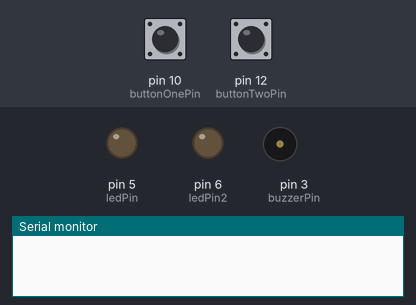
Simulated run of this sketch. Board: Arduino Uno, built with avr-gcc and run on an emulated ATmega328P. On the bench: output pins drawn as LEDs (lit = HIGH), buzzer (waves = sounding), the last lines printed to the serial monitor. The test bench sets the inputs (shaded band); at power-on: pin 12 (buttonTwoPin) HIGH, pin 10 (buttonOnePin) HIGH.

Above: at 1.2 s.
1.3 s: pin 12 (buttonTwoPin) pulled LOW for 0.15 s
At 1.37 s:
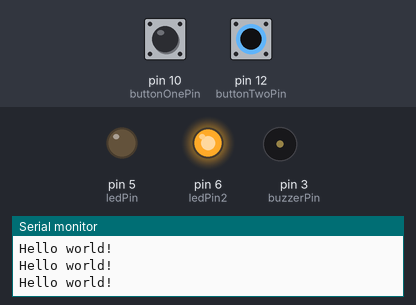
2.9 s: pin 10 (buttonOnePin) pulled LOW for 0.15 s
At 2.97 s:
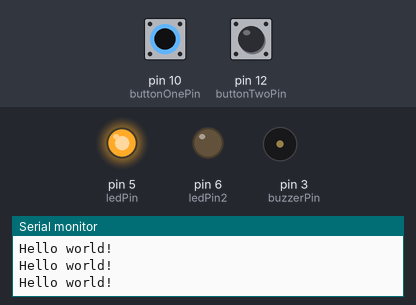
4.5 s: pin 10 (buttonOnePin) pulled LOW for 3.2 s
At 8.8 s:
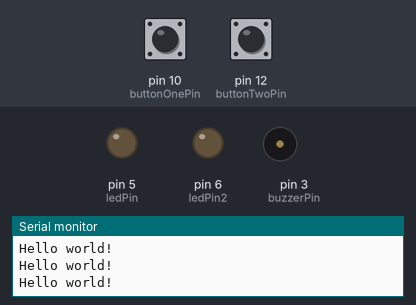
9.2 s: pin 12 (buttonTwoPin) pulled LOW for 3.2 s
At 9.9 s:
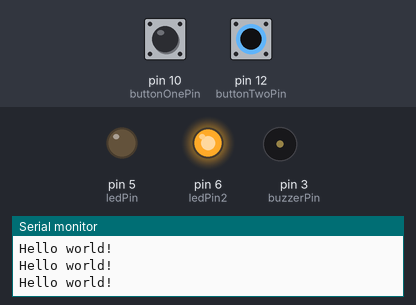
13.9 s: pin 10 (buttonOnePin) driven LOW and pin 12 (buttonTwoPin) driven LOW
At 15.0 s:
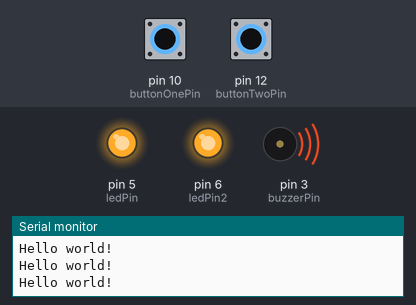
15.4 s: pin 10 (buttonOnePin) driven HIGH
At 16.8 s:
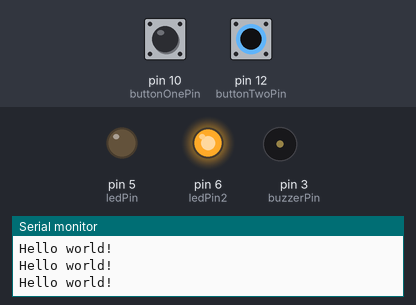
Timing chart, 0 to 17.9 s (numbered marks = the images above; inputs shaded):
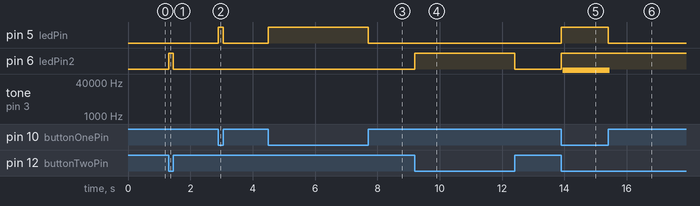

The sketch:

opdracht1.ino
```cpp
const int ledPin =  PORTD5;      // the number of the LED pin
const int ledPin2 =  PORTD6;      // the number of the LED pin

const int buttonOnePin = PINB2; // the number of the button pin
const int buttonTwoPin = PINB4; // the number of the button pin

const  int buzzerPin = PORTD3;

int ledState = LOW;             // ledState used to set the LED
int ledState2 = LOW;             // ledState used to set the LED

int buttonOneState = HIGH;
int buttonTwoState = HIGH;

void setup() {
  //pinMode(ledPin, OUTPUT);
  DDRD |= _BV(DDD5);
  //pinMode(ledPin2, OUTPUT);
  DDRD |= _BV(DDD6);
  DDRD |= _BV(DDD3);
  //pinMode(buttonOnePin, INPUT_PULLUP);
  DDRB &= ~_BV(DDB2);
  PORTB |= _BV(PORTB2);
  //pinMode(buttonTwoPin, INPUT_PULLUP);
  DDRB &= ~_BV(DDB4);
  PORTB |= _BV(PORTB4);

  Serial.begin(9600);
}

void loop()
{
  buttonOneState = (PINB & _BV(buttonOnePin)) != 0;
  buttonTwoState = (PINB & _BV(buttonTwoPin)) != 0;

  if (buttonOneState == LOW && buttonTwoState == LOW)
  {
    ledState = HIGH;
    ledState2 = HIGH;
    PORTD |= _BV(buzzerPin);
  }
  else if (buttonOneState == LOW)
  {
      ledState = HIGH;
      ledState2 = LOW;
  }
  else if (buttonTwoState == LOW)
  {
      ledState = LOW;
      ledState2 = HIGH;
      Serial.println("Hello world!");
  }
  else
  {
      ledState = LOW;
      ledState2 = LOW;
  }
  PORTD &= ~_BV(buzzerPin);
  //digitalWrite(ledPin, ledState);
  if (ledState) {
    PORTD |= _BV(ledPin);
  } else {
    PORTD &= ~_BV(ledPin);
  }
  //digitalWrite(ledPin2, ledState2);
  if (ledState2) {
    PORTD |= _BV(ledPin2);
  } else {
    PORTD &= ~_BV(ledPin2);
  }
}
```

Measured:
- after the input at 1.3 s, pin 6 (ledPin2): LOW → HIGH at once, → LOW 0.15 s later
- after the input at 2.9 s, pin 5 (ledPin): LOW → HIGH at once, → LOW 0.15 s later
- after the input at 4.5 s, pin 5 (ledPin): LOW → HIGH at once, → LOW 3.2 s later
- after the input at 9.2 s, pin 6 (ledPin2): LOW → HIGH at once, → LOW 3.2 s later
- after the input at 13.9 s, pin 5 (ledPin), pin 6 (ledPin2): LOW → HIGH at once; tone on pin 3 (buzzerPin): silent → 146452 Hz at once
- after the input at 15.4 s, pin 5 (ledPin): HIGH → LOW at once; tone on pin 3 (buzzerPin): 146452 Hz → silent after 0.06 s
